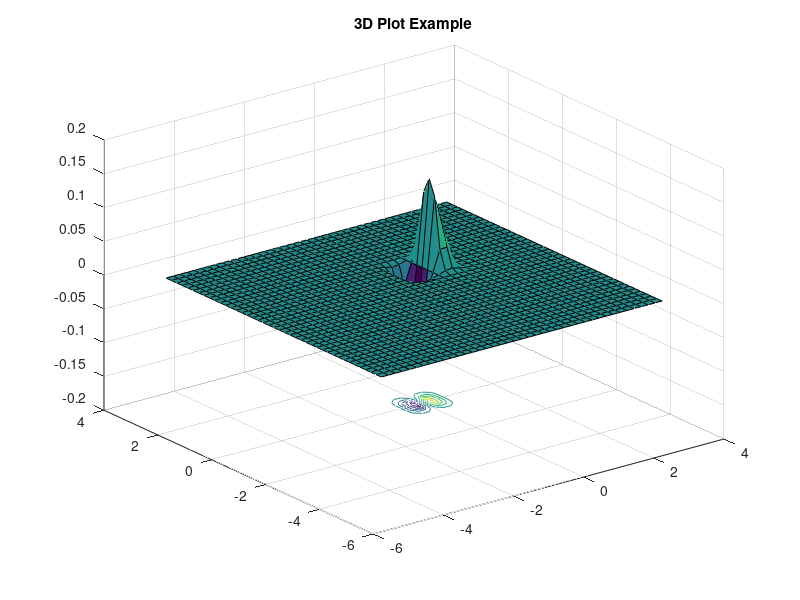

Recreate this plot in MATLAB.
%3D plot Example
x=-5:0.2:3;
y=x;
[X,Y]=meshgrid(x,y);
Z=2.8.^(-10.5*sqrt(X.^4+Y.^4)).*cos(0.8*Y).*sin(X)
surfc(X,Y,Z);
title('3D Plot Example')